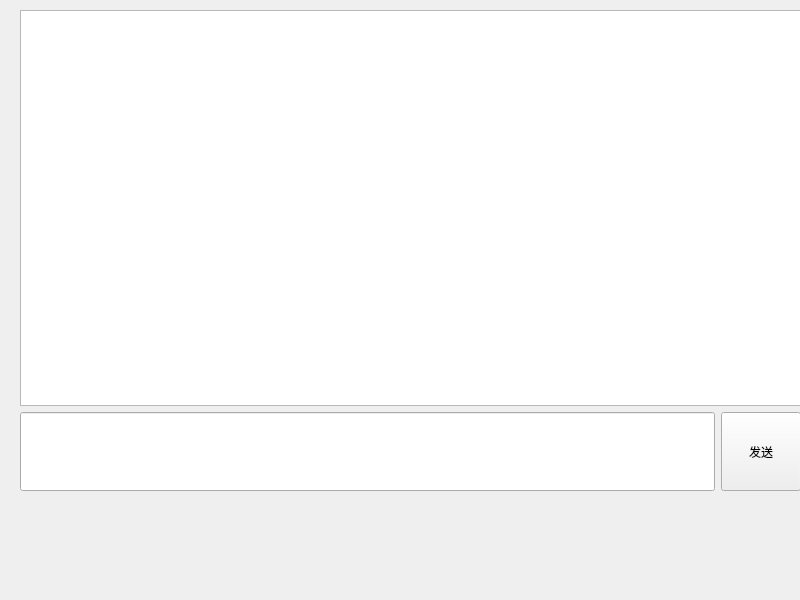
<?xml version="1.0" encoding="UTF-8"?>
<ui version="4.0">
 <class>Widget</class>
 <widget class="QWidget" name="Widget">
  <property name="geometry">
   <rect>
    <x>0</x>
    <y>0</y>
    <width>800</width>
    <height>600</height>
   </rect>
  </property>
  <property name="windowTitle">
   <string>Widget</string>
  </property>
  <widget class="QWidget" name="">
   <property name="geometry">
    <rect>
     <x>20</x>
     <y>10</y>
     <width>781</width>
     <height>481</height>
    </rect>
   </property>
   <layout class="QVBoxLayout" name="verticalLayout" stretch="5,1">
    <item>
     <widget class="QListWidget" name="listWidget"/>
    </item>
    <item>
     <layout class="QHBoxLayout" name="horizontalLayout">
      <item>
       <widget class="QLineEdit" name="lineEdit">
        <property name="sizePolicy">
         <sizepolicy hsizetype="Expanding" vsizetype="Expanding">
          <horstretch>0</horstretch>
          <verstretch>0</verstretch>
         </sizepolicy>
        </property>
       </widget>
      </item>
      <item>
       <widget class="QPushButton" name="pushButton">
        <property name="sizePolicy">
         <sizepolicy hsizetype="Minimum" vsizetype="Expanding">
          <horstretch>0</horstretch>
          <verstretch>0</verstretch>
         </sizepolicy>
        </property>
        <property name="text">
         <string>发送</string>
        </property>
       </widget>
      </item>
     </layout>
    </item>
   </layout>
  </widget>
 </widget>
 <resources/>
 <connections/>
</ui>
